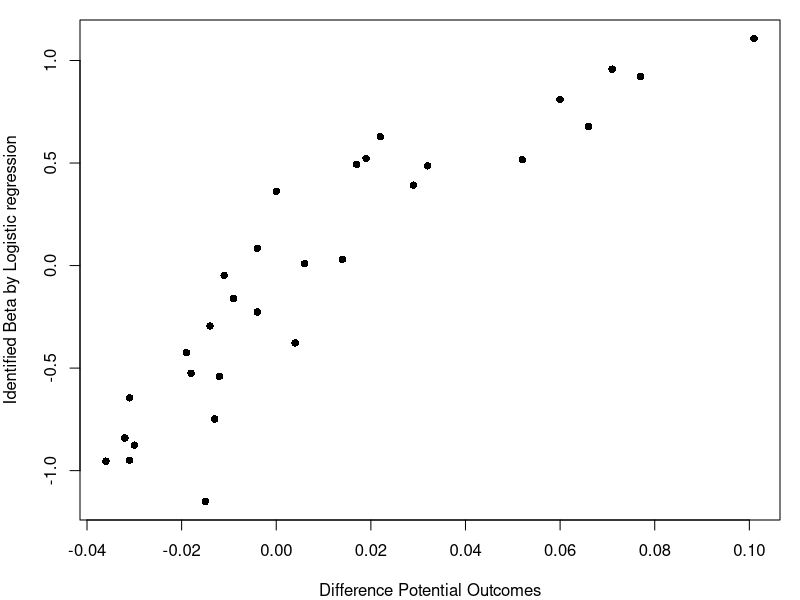

Reproduce this figure in R.
# Initializing plot.
par(mfrow = c(1, 1), mar = c(4, 4, 1, 1))

# Set seed to reproduce experiment
set.seed(1)
# Used to store resuls.
result.lr <- NULL
result.ao <- NULL

# SIMULATION CODE:

# The number of observations.
N <- 1000

# We fix alpha.
alpha <- -3.0

# Going through 30 different values for effect strength.
for (beta in seq(-1, 1, length.out = 30)) {
  # Synthetic random variable X.
  X <- rnorm(N)

  # Producing two alternative outcomes.
  prob_alt1 <- 1 / (1 + exp(-(alpha + beta * X)))
  prob_alt2 <- 1 / (1 + exp(-(alpha + beta * (X + 1))))

  # Corresponding alternative defects.
  Y_alt1 <- rbinom(N, size = 1, prob = prob_alt1)
  Y_alt2 <- rbinom(N, size = 1, prob = prob_alt2)

  # ANALYSIS METHODOLOGY:
  # We use a regular logistic regression applied to
  # one of the alternative outputs.
  model <- glm(Y_alt1 ~ X, family = binomial())

  # We store the difference between the alternative
  # outputs and the coefficient of the model.
  result.ao <- c(result.ao, mean(Y_alt2 - Y_alt1))
  result.lr <- c(result.lr, coef(model)["X"])
}
# This plot show that there is a clear correspondence.
plot(result.ao,
     result.lr,
     xlab = "Difference Potential Outcomes",
     ylab = "Identified Beta by Logistic regression",
     pch = 16)